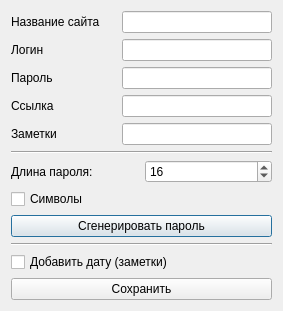
<?xml version="1.0" encoding="UTF-8"?>
<ui version="4.0">
 <class>addEntryDialog</class>
 <widget class="QDialog" name="addEntryDialog">
  <property name="geometry">
   <rect>
    <x>0</x>
    <y>0</y>
    <width>283</width>
    <height>270</height>
   </rect>
  </property>
  <property name="windowTitle">
   <string>Dialog</string>
  </property>
  <layout class="QVBoxLayout" name="verticalLayout">
   <item>
    <layout class="QHBoxLayout" name="horizontalLayout_6">
     <item>
      <widget class="QLabel" name="label">
       <property name="text">
        <string>Название сайта</string>
       </property>
      </widget>
     </item>
     <item>
      <spacer name="horizontalSpacer">
       <property name="orientation">
        <enum>Qt::Orientation::Horizontal</enum>
       </property>
       <property name="sizeHint" stdset="0">
        <size>
         <width>40</width>
         <height>20</height>
        </size>
       </property>
      </spacer>
     </item>
     <item>
      <widget class="QLineEdit" name="titleInput">
       <property name="minimumSize">
        <size>
         <width>150</width>
         <height>0</height>
        </size>
       </property>
       <property name="inputMask">
        <string comment="ы"/>
       </property>
       <property name="text">
        <string/>
       </property>
      </widget>
     </item>
    </layout>
   </item>
   <item>
    <layout class="QHBoxLayout" name="horizontalLayout_2">
     <item>
      <widget class="QLabel" name="label_2">
       <property name="text">
        <string>Логин</string>
       </property>
      </widget>
     </item>
     <item>
      <spacer name="horizontalSpacer_2">
       <property name="orientation">
        <enum>Qt::Orientation::Horizontal</enum>
       </property>
       <property name="sizeHint" stdset="0">
        <size>
         <width>40</width>
         <height>20</height>
        </size>
       </property>
      </spacer>
     </item>
     <item>
      <widget class="QLineEdit" name="loginInput">
       <property name="minimumSize">
        <size>
         <width>150</width>
         <height>0</height>
        </size>
       </property>
       <property name="text">
        <string/>
       </property>
      </widget>
     </item>
    </layout>
   </item>
   <item>
    <layout class="QHBoxLayout" name="horizontalLayout_3">
     <item>
      <widget class="QLabel" name="label_3">
       <property name="text">
        <string>Пароль</string>
       </property>
      </widget>
     </item>
     <item>
      <spacer name="horizontalSpacer_3">
       <property name="orientation">
        <enum>Qt::Orientation::Horizontal</enum>
       </property>
       <property name="sizeHint" stdset="0">
        <size>
         <width>40</width>
         <height>20</height>
        </size>
       </property>
      </spacer>
     </item>
     <item>
      <widget class="QLineEdit" name="passwordInput">
       <property name="minimumSize">
        <size>
         <width>150</width>
         <height>0</height>
        </size>
       </property>
       <property name="text">
        <string/>
       </property>
      </widget>
     </item>
    </layout>
   </item>
   <item>
    <layout class="QHBoxLayout" name="horizontalLayout_4">
     <item>
      <widget class="QLabel" name="label_4">
       <property name="text">
        <string>Ссылка</string>
       </property>
      </widget>
     </item>
     <item>
      <spacer name="horizontalSpacer_4">
       <property name="orientation">
        <enum>Qt::Orientation::Horizontal</enum>
       </property>
       <property name="sizeHint" stdset="0">
        <size>
         <width>40</width>
         <height>20</height>
        </size>
       </property>
      </spacer>
     </item>
     <item>
      <widget class="QLineEdit" name="urlInput">
       <property name="minimumSize">
        <size>
         <width>150</width>
         <height>0</height>
        </size>
       </property>
       <property name="text">
        <string/>
       </property>
      </widget>
     </item>
    </layout>
   </item>
   <item>
    <layout class="QHBoxLayout" name="horizontalLayout_5">
     <item>
      <widget class="QLabel" name="label_5">
       <property name="text">
        <string>Заметки</string>
       </property>
      </widget>
     </item>
     <item>
      <spacer name="horizontalSpacer_5">
       <property name="orientation">
        <enum>Qt::Orientation::Horizontal</enum>
       </property>
       <property name="sizeHint" stdset="0">
        <size>
         <width>40</width>
         <height>20</height>
        </size>
       </property>
      </spacer>
     </item>
     <item>
      <widget class="QLineEdit" name="noteInput">
       <property name="minimumSize">
        <size>
         <width>150</width>
         <height>0</height>
        </size>
       </property>
       <property name="text">
        <string/>
       </property>
       <property name="clearButtonEnabled">
        <bool>false</bool>
       </property>
      </widget>
     </item>
    </layout>
   </item>
   <item>
    <widget class="Line" name="line">
     <property name="orientation">
      <enum>Qt::Orientation::Horizontal</enum>
     </property>
    </widget>
   </item>
   <item>
    <layout class="QHBoxLayout" name="horizontalLayout">
     <item>
      <widget class="QLabel" name="label_6">
       <property name="text">
        <string>Длина пароля:</string>
       </property>
      </widget>
     </item>
     <item>
      <widget class="QSpinBox" name="passwordLength">
       <property name="maximum">
        <number>64</number>
       </property>
       <property name="value">
        <number>16</number>
       </property>
      </widget>
     </item>
    </layout>
   </item>
   <item>
    <widget class="QCheckBox" name="useSymbols">
     <property name="text">
      <string>Символы</string>
     </property>
    </widget>
   </item>
   <item>
    <widget class="QPushButton" name="genButton">
     <property name="text">
      <string>Сгенерировать пароль</string>
     </property>
    </widget>
   </item>
   <item>
    <widget class="Line" name="line_2">
     <property name="orientation">
      <enum>Qt::Orientation::Horizontal</enum>
     </property>
    </widget>
   </item>
   <item>
    <widget class="QCheckBox" name="dateBox">
     <property name="text">
      <string>Добавить дату (заметки)</string>
     </property>
    </widget>
   </item>
   <item>
    <widget class="QPushButton" name="saveButton">
     <property name="text">
      <string>Сохранить</string>
     </property>
    </widget>
   </item>
  </layout>
 </widget>
 <resources/>
 <connections/>
</ui>
